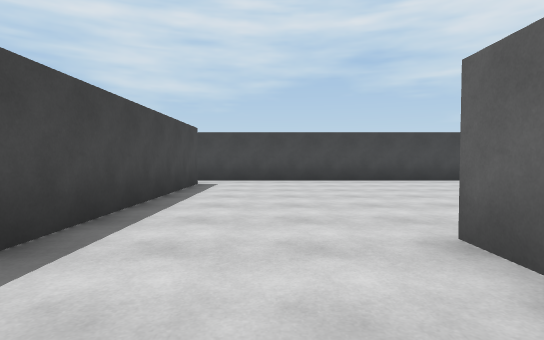
View 1 (above)

12 first-person views from a walk through a Unity game level. The camera is 1.2 m above the floor, tilts 2° down and sees 80° across. The floor is counted in squares, 2 m on a side. Each view is taken from the middle of a square. On the plan, view 1 faces up. The plan holds only what a view shows up to about 10 squares ahead; the rest is blank. The place goes on beyond the plan. The player is left out.

View 2
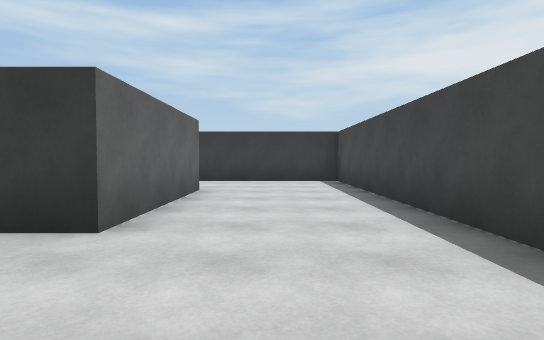

View 3
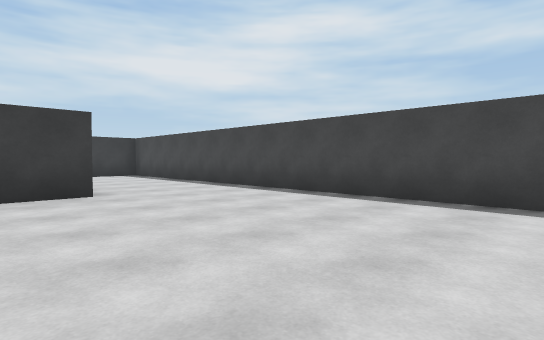

View 4
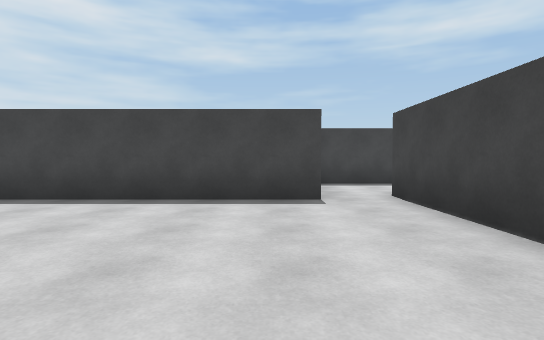

View 5
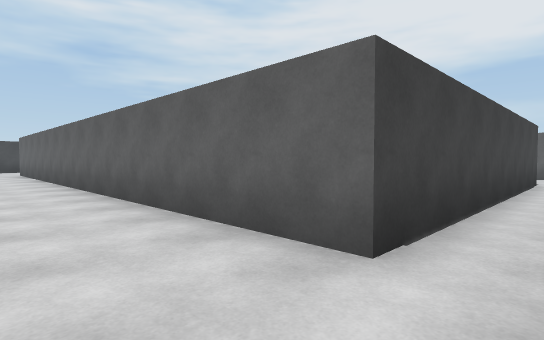

View 6
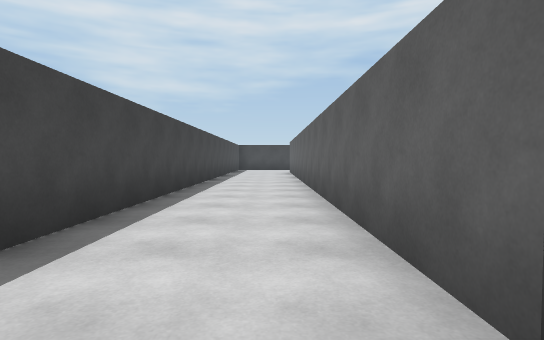

View 7
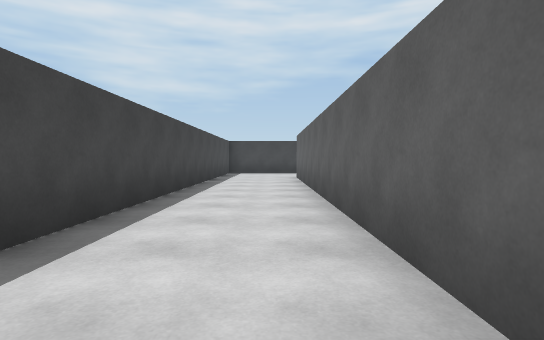

View 8
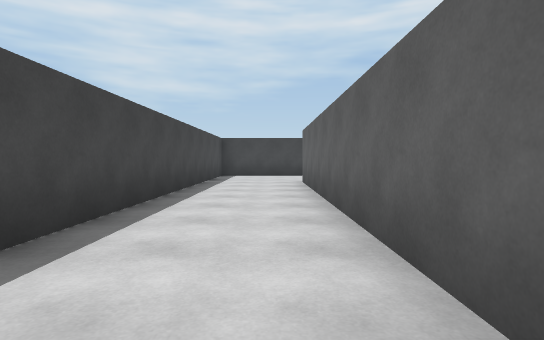

View 9
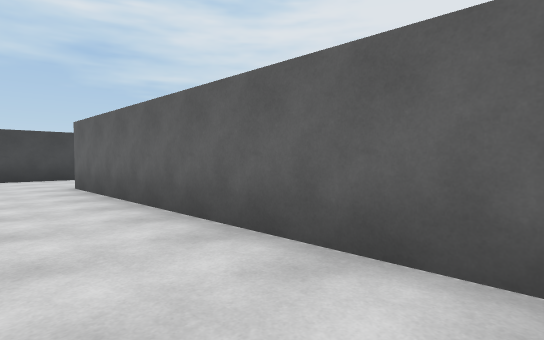

View 10
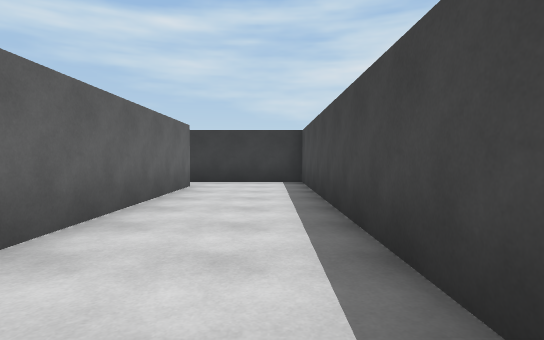

View 11
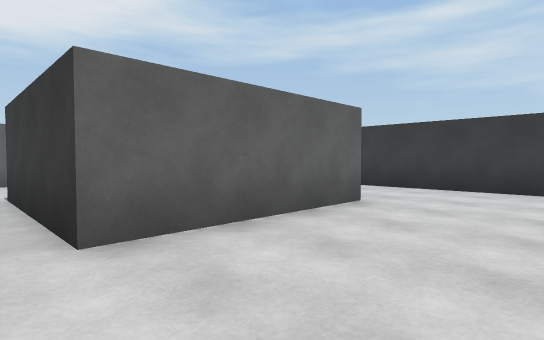

View 12
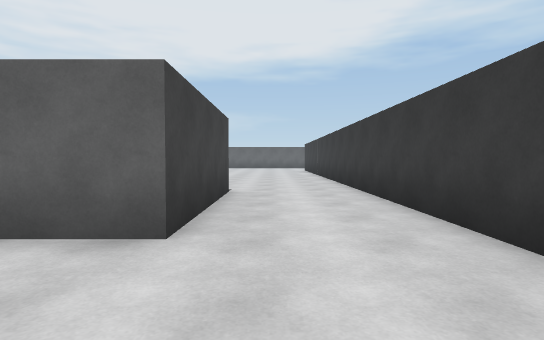

### Floor plan
Points are (right, up) in squares from view 1. A wall is a line through its corners. A room is listed if a view was taken in it or the views show most of it. See-through windows are left out.
Room 1 (views 1, 2, 3, 4, 11, 12)
walls: (3.5, -1.2) (1.4, -1.2) (1.4, 2.4) (3.5, 2.4); (-1.8, 7.7) (-1.8, -3.7) (3.5, -3.7); (3.5, 8.9) (-2.2, 8.9)
ways out: opening at (-2, 8) to room 2
Room 2 (views 5, 6, 7, 8, 9, 10)
walls: (-2.2, 8.9) (-2.2, 22.4); (-4.8, 22.5) (-4.8, 7.7) (-1.8, 7.7)
ways out: opening at (-2, 8) to room 1

Positions as (right, up) in squares from view 1, and headings:
1: (0, 0), facing up
2: (0, 5), facing down
3: (3, 8), facing down-left
4: (3, 7), facing left
5: (-4, 8), facing up-right
6: (-3, 8), facing up
7: (-3, 12), facing up
8: (-3, 14), facing up
9: (-4, 15), facing up-right
10: (-4, 16), facing down
11: (-1, 3), facing down-right
12: (-1, -2), facing right
